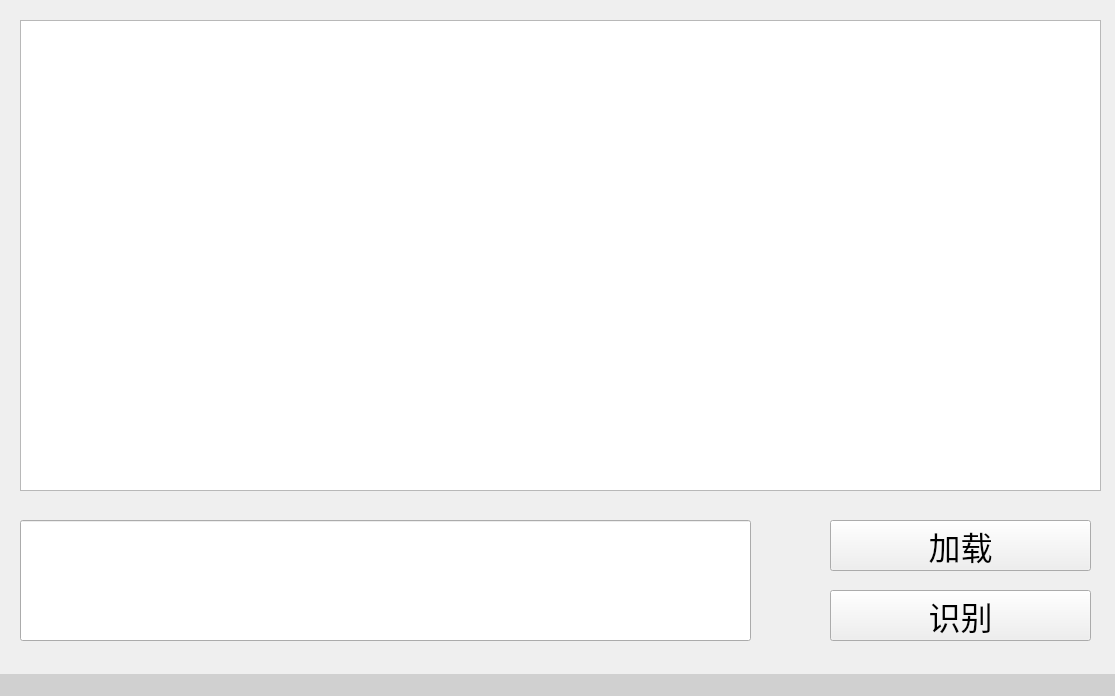
<?xml version="1.0" encoding="UTF-8"?>
<ui version="4.0">
 <class>main_window</class>
 <widget class="QMainWindow" name="main_window">
  <property name="enabled">
   <bool>true</bool>
  </property>
  <property name="geometry">
   <rect>
    <x>0</x>
    <y>0</y>
    <width>1115</width>
    <height>696</height>
   </rect>
  </property>
  <property name="sizePolicy">
   <sizepolicy hsizetype="Fixed" vsizetype="Fixed">
    <horstretch>0</horstretch>
    <verstretch>0</verstretch>
   </sizepolicy>
  </property>
  <property name="windowTitle">
   <string>银行卡识别</string>
  </property>
  <property name="autoFillBackground">
   <bool>false</bool>
  </property>
  <widget class="QWidget" name="central_widget">
   <widget class="QPushButton" name="loadpic">
    <property name="geometry">
     <rect>
      <x>830</x>
      <y>520</y>
      <width>261</width>
      <height>51</height>
     </rect>
    </property>
    <property name="sizePolicy">
     <sizepolicy hsizetype="Minimum" vsizetype="Minimum">
      <horstretch>0</horstretch>
      <verstretch>0</verstretch>
     </sizepolicy>
    </property>
    <property name="font">
     <font>
      <family>宋体</family>
      <pointsize>24</pointsize>
     </font>
    </property>
    <property name="text">
     <string>加载</string>
    </property>
   </widget>
   <widget class="QGraphicsView" name="displaypic">
    <property name="geometry">
     <rect>
      <x>20</x>
      <y>20</y>
      <width>1081</width>
      <height>471</height>
     </rect>
    </property>
   </widget>
   <widget class="QLineEdit" name="displayid">
    <property name="geometry">
     <rect>
      <x>20</x>
      <y>520</y>
      <width>731</width>
      <height>121</height>
     </rect>
    </property>
    <property name="sizePolicy">
     <sizepolicy hsizetype="Expanding" vsizetype="Minimum">
      <horstretch>0</horstretch>
      <verstretch>0</verstretch>
     </sizepolicy>
    </property>
    <property name="font">
     <font>
      <family>宋体</family>
      <pointsize>24</pointsize>
      <weight>50</weight>
      <bold>false</bold>
     </font>
    </property>
   </widget>
   <widget class="QPushButton" name="identifypic">
    <property name="geometry">
     <rect>
      <x>830</x>
      <y>590</y>
      <width>261</width>
      <height>51</height>
     </rect>
    </property>
    <property name="sizePolicy">
     <sizepolicy hsizetype="Minimum" vsizetype="Minimum">
      <horstretch>0</horstretch>
      <verstretch>0</verstretch>
     </sizepolicy>
    </property>
    <property name="font">
     <font>
      <family>宋体</family>
      <pointsize>24</pointsize>
     </font>
    </property>
    <property name="text">
     <string>识别</string>
    </property>
   </widget>
  </widget>
  <widget class="QStatusBar" name="statusbar">
   <property name="styleSheet">
    <string notr="true">background-color: rgb(208, 208, 208);</string>
   </property>
  </widget>
 </widget>
 <resources/>
 <connections/>
</ui>
